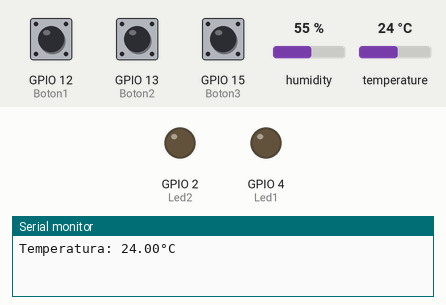
Recording of a sketch running on a simulated ESP32. Shown: output pins drawn as LEDs (lit = HIGH), the last lines printed to the serial monitor. The test bench sets the inputs (shaded band); at power-on: temperature 24 °C, GPIO 12 (Boton1) HIGH, GPIO 13 (Boton2) HIGH, GPIO 15 (Boton3) HIGH, humidity 55 %.

Above: at 1.2 s.
1.3 s: temperature set to 29 °C
5.2 s: temperature set to 32 °C
At 7.8 s:
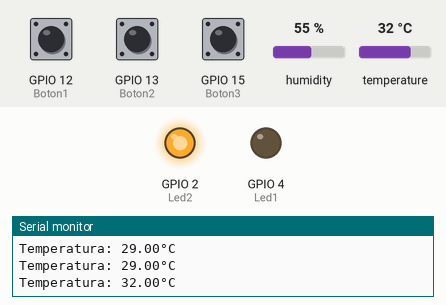
8.5 s: GPIO 12 (Boton1) pulled LOW for 0.15 s
At 8.57 s:
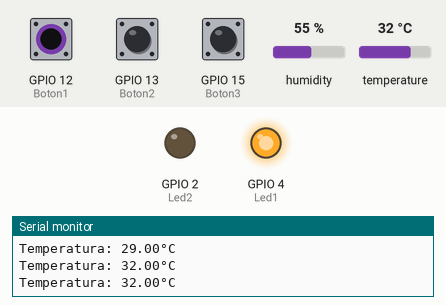
10.1 s: GPIO 13 (Boton2) pulled LOW for 0.15 s
At 10.17 s:
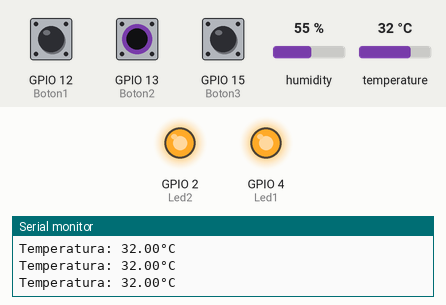
11.7 s: temperature set to 12 °C
At 13.8 s:
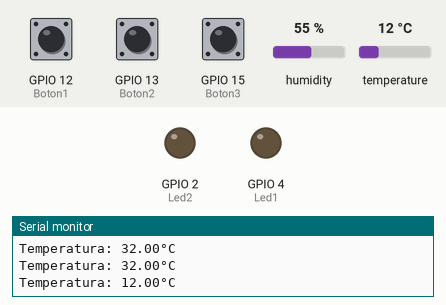
14.5 s: temperature set to 33 °C
At 17.4 s:
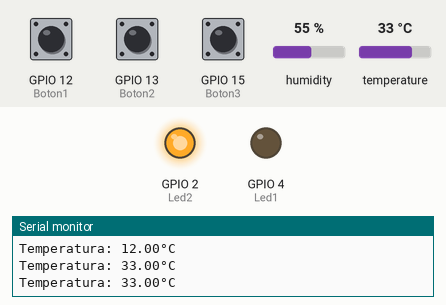
Timing chart, 0 to 18.5 s (numbered marks = the images above; inputs shaded):
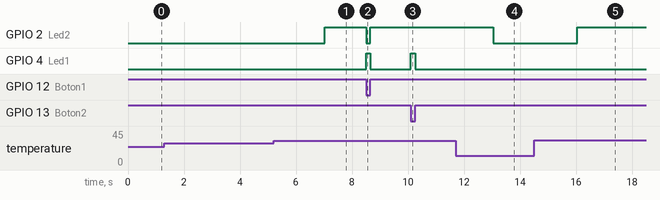

Measured:
- the behaviour switches between 30 and 31 °C on temperature (found by bisection; images 0 and 1)
- after the input at 5.2 s, GPIO 2 (Led2): LOW → HIGH after 1.8 s
- after the input at 8.5 s, GPIO 2 (Led2): HIGH → LOW at once, → HIGH 0.15 s later; GPIO 4 (Led1): LOW → HIGH at once, → LOW 0.15 s later
- after the input at 10.1 s, GPIO 4 (Led1): LOW → HIGH at once, → LOW 0.15 s later
- after the input at 11.7 s, GPIO 2 (Led2): HIGH → LOW after 1.3 s
- after the input at 14.5 s, GPIO 2 (Led2): LOW → HIGH after 1.5 s

The sketch:

ESP32-CAM_Operadores_and_or.ino
```cpp
/* Ejemplo Operadores and y or en C
 * Además se utiliza el sensor de temperatura DHT11
 * Enecender un led y leer un botón.
 * Este programa enciende un led cuando se presiona un botón
 * Por: JMC
 * 18 de abril de 2022
 * Actualizado: 20 de abril de 2022
 */

// Bibliotecas
#include "DHT.h"

#define DHTPIN 14     // Digital pin connected to the DHT sensor

#define DHTTYPE    DHT11     // DHT 11


// Constantes
const int Led1 = 4; // led flash pin - Indica estado de la Refrigeración manual
const int Led2 = 2; // led pin - Indica estado de la Refrigeración Automática

const int Boton1 = 12; // IO12 Activa la refrigeración manual
const int Boton2 = 13; // IO12 Alta demanda
const int Boton3 = 15; // IO12 Sobrecarga de funcionamiento

// Variables
unsigned long delayMS = 1000;
int dato1;  // Almacena el estado del Boton1
int dato2;  // Almacena el estado del Boton2
int dato3;  // Almacena el estado del Boton3
unsigned long tiempo_inicio = 0, tiempo_actual;
float t;

// Definicion de objetos
DHT dht(DHTPIN, DHTTYPE);

// Condiciones iniciales
void setup() {// Inicio Void setup()
  Serial.begin(115200);
  // Configurar pines
  pinMode (Boton1, INPUT_PULLUP); // Se activa la resistencia de PULLUP
  pinMode (Boton2, INPUT_PULLUP); // Se activa la resistencia de PULLUP
  pinMode (Boton3, INPUT_PULLUP); // Se activa la resistencia de PULLUP
  pinMode (Led1, OUTPUT);
  pinMode (Led2, OUTPUT);
  digitalWrite (Led1, LOW);
  digitalWrite (Led2, LOW);

  // Initialize device.
  dht.begin();
}// Fin Void setup()

// Cuerpo del programa
void loop() { // Inicio void loop()
  tiempo_actual = millis();

  if (tiempo_actual - tiempo_inicio > delayMS){
    tiempo_inicio = tiempo_actual;
    // Reading temperature or humidity takes about 250 milliseconds!
    // Sensor readings may also be up to 2 seconds 'old' (its a very slow sensor)
    // Read temperature as Celsius (the default)
    t = dht.readTemperature();

    // Check if any reads failed and exit early (to try again).
    if (isnan(t)) {
      Serial.println(F("Error de lectura del sensor DHT11!"));
      return;
    }
    Serial.print(F("Temperatura: "));
    Serial.print(t);
    Serial.println(F("°C "));

  }

  dato1 = digitalRead (Boton1);
  dato2 = digitalRead (Boton2);
  dato3 = digitalRead (Boton3);
  if (!dato1 || (!dato3 && (t > 30)) || (!dato2 && (t > 30))) {
    digitalWrite (Led1, HIGH);
  }
  else {
    digitalWrite (Led1, LOW);
  }
  if ((!dato3 && (t > 30)) || (!dato2 && (t > 30)) || (dato1 && (t > 30)) || (dato1 && !dato2) || (dato1 && !dato3)) {
    digitalWrite (Led2, HIGH);
  }
  else {
    digitalWrite (Led2, LOW);
  }


} //Fin loop()

// Funciones del usuario
```
